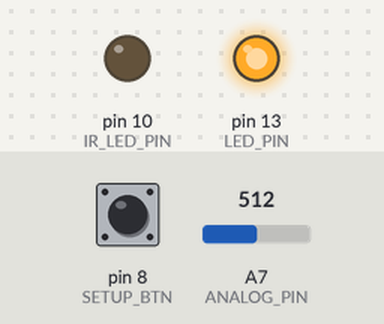
The sketch below on a simulated Arduino Nano, built with avr-gcc and run on an emulated ATmega328P. On the bench: output pins drawn as LEDs (lit = HIGH). Inputs (shaded band) come from the test bench; at power-on: pin 8 (SETUP_BTN) HIGH, A7 (ANALOG_PIN) = 512.

Above: at 0.15 s.
At 84.89 s:
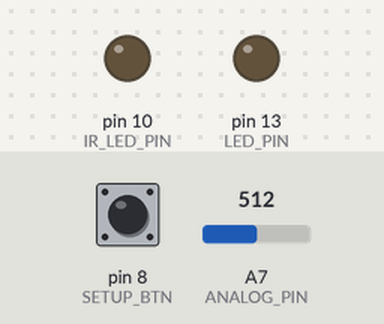
Timing chart, 0 to 84.9 s (numbered marks = the images above):
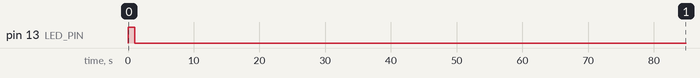

Measured:
- by itself, pin 13 (LED_PIN): LOW → HIGH at 0.02 s, → LOW 1.0 s later

The sketch:

ir_barrier_arduino.ino
```cpp
#define IR_LED_PIN 10
#define ANALOG_PIN A7
#define SETUP_BTN 8
#define LED_PIN 13
#define COOLDOWN 1000

uint32_t threshold = 0;
uint32_t min_measure = 0;
uint32_t setup_start = 0;
uint32_t last_threshold = 0;
boolean initiation_phase = true;

void setup() {
  pinMode(IR_LED_PIN, OUTPUT);
  pinMode(ANALOG_PIN, INPUT_PULLUP);
  pinMode(SETUP_BTN, INPUT_PULLUP);
  pinMode(LED_PIN, OUTPUT);
//  Serial.begin(230400);
  threshold = 0xFFFFFF;
  min_measure = 0xFFFFFF;
  initiation_phase = true;
  last_threshold = 0;
}

void loop() {
    delay(10);
    digitalWrite(IR_LED_PIN, HIGH);
    delay(1);
    uint32_t high_measure = analogRead(ANALOG_PIN);
    digitalWrite(IR_LED_PIN, LOW);
    delay(10);
    uint32_t low_measure = analogRead(ANALOG_PIN);
    uint32_t measure = (high_measure - low_measure);
    if( initiation_phase ) {
      if( min_measure > measure ) {
        min_measure = measure;
        threshold = 0.8 * min_measure;
      }
      if( millis() > setup_start + 2000 ) initiation_phase = false;
    }
//    Serial.print(measure);
//    printbar(measure, threshold);
    if( digitalRead(SETUP_BTN) == LOW ) {
      digitalWrite( LED_PIN, ((millis()>>6) % (256/measure)) < 10 );
      min_measure = 0xFFFFFF;
      setup_start = millis();
      initiation_phase = true;
    } else {
      if( measure < threshold ) {
        last_threshold = millis();
      }
      digitalWrite(LED_PIN, (millis() - last_threshold) < COOLDOWN);
    }
}

void printbar(int n, int t) {
  for( int i = 0; i < n; i++ ) {
    if( i <= t ) {
      Serial.print("#");
    } else {
      Serial.print("$");
    }
  }
  Serial.println();
}
```
